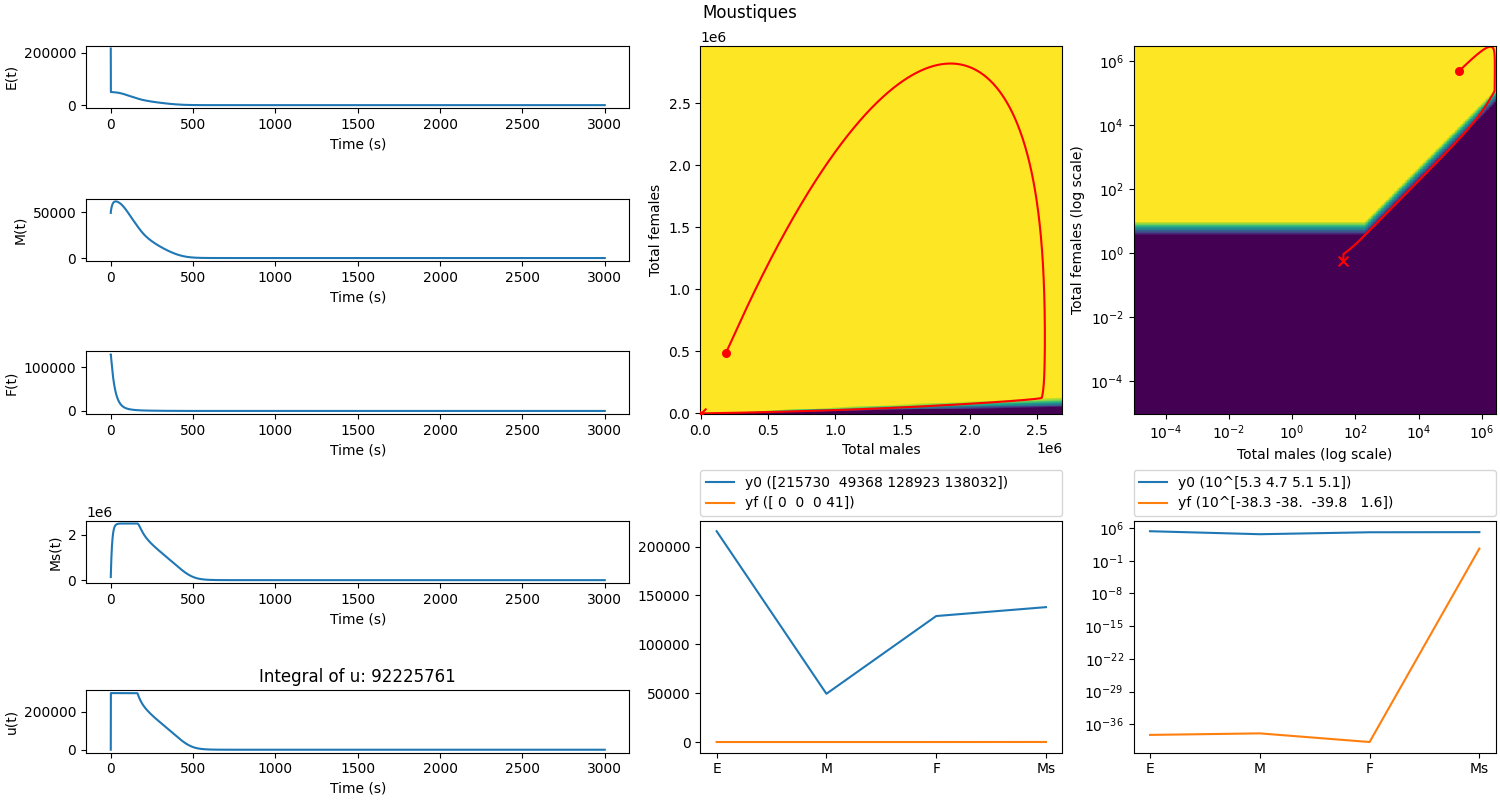

The script that saved this image:
import numpy as np
import matplotlib.pyplot as plt
from matplotlib.gridspec import GridSpec

from models.sim_ode_discrete import SimODEDiscrete


sim = SimODEDiscrete(
    K=50578.0,
    y0=lambda x: np.random.uniform(low=0.0, high=250000, size=4),
    dt=1e-2,
)
sim.reset()

# def get_action(MMS, F, noise=False):
#    action = 0
#    if MMS < 200:
#        if F == 0 or np.log(F) < np.log(200) - 4:
#            action = 5
#        elif np.log(F) < np.log(200) - 3:
#            action = 300000 * (4 + np.log(F / 200))
#        else:
#            action = 300000
#    else:
#        if F == 0 or np.log(MMS) > np.log(F) + 4:
#            action = 5
#        elif np.log(MMS) > np.log(F) + 3:
#            action = 300000 * (4 - np.log(MMS / F))
#        else:
#            action = 300000
#    if noise:
#        action += np.random.normal(loc=0.0, scale=10.0)
#    return action

# def get_action(total_males, total_females):
#     if total_males < 200:
#         if total_females == 0 or np.log(total_females) < np.log(200) - 4:
#             action = 0
#         else:
#             action = 200000
#     else:
#         if total_females == 0 or np.log(total_males) > np.log(total_females) + 4:
#             action = 0
#         else:
#             action = 200000
#     return action

def get_action(total_males, total_females, u_min=0.0001, u_max=500000):
    if total_females == 0 or (total_males != 0 and np.log(total_males / total_females) > 4):
        action = u_min
    else:
        action = u_max  # limite 165435
    return action


if False:
    u_lst = []
    while sim.t <= 3000:
        total_males = sim.y[1] + sim.y[3]
        total_females = sim.y[2] * (1 + sim.gammas * sim.y[3] / sim.y[1])
        action = get_action(total_males, total_females)
        u_lst.append(action)
        sim.step(u=[action])

    y_lst = np.array(sim.y_lst)
    t_lst = np.array(sim.t_lst)
    u_lst = np.array([0] + u_lst)

    fig = plt.figure(layout='constrained', figsize=(15, 8))

    gs = GridSpec(5, 7, figure=fig)

    for k in range(5):
        ax = fig.add_subplot(gs[k, :3])
        ax.plot(t_lst, y_lst[:, k] if k < 4 else u_lst)
        ax.set_xlabel('Time (s)')
        ax.set_ylabel(['E(t)', 'M(t)', 'F(t)', 'Ms(t)', 'u(t)'][k])
        if k == 4:
            ax.set_title(f'Integral of u: {int(np.sum(u_lst) * sim.dt)}')

    for k in range(2):
        ax = fig.add_subplot(gs[:3, 3+2*k:5+2*k])

        total_males = y_lst[:, 1] + y_lst[:, 3]
        total_females = y_lst[:, 2] * (1 + sim.gammas * y_lst[:, 3] / y_lst[:, 1])

        ax.plot(total_males, total_females, 'r')
        ax.scatter(total_males[0], total_females[0], s=30,
                marker='o', color='r', zorder=100)
        ax.scatter(total_males[-1], total_females[-1], s=50,
                marker='x', color='r', zorder=100)

        x_total_males = [np.linspace, np.geomspace][k] \
            (*np.maximum(1e-5, ax.get_xlim()), 500)
        y_total_females = [np.linspace, np.geomspace][k] \
            (*np.maximum(1e-5, ax.get_ylim()), 500)
        X, Y = np.meshgrid(x_total_males, y_total_females)
        Z = np.zeros((len(x_total_males), len(y_total_females)))
        for i in range(len(x_total_males)):
            for j in range(len(y_total_females)):
                Z[j, i] = get_action(x_total_males[i], y_total_females[j])
        pcm = ax.pcolormesh(X, Y, Z)

        ax.set_xlabel('Total males' + (' (log scale)' if k == 1 else ''))
        ax.set_ylabel('Total females' + (' (log scale)' if k == 1 else ''))

        if k == 1:
            ax.set_xscale('log')
            ax.set_yscale('log')

    for k in range(2):
        ax = fig.add_subplot(gs[3:, 3+2*k:5+2*k])
        ax.plot(y_lst[0], label=f'y0 ({"10^" if k == 1 else ""}{y_lst[0].astype(int) if k == 0 else np.round(np.log10(y_lst[0]), 1)})')
        ax.plot(y_lst[-1], label=f'yf ({"10^" if k == 1 else ""}{y_lst[-1].astype(int) if k == 0 else np.round(np.log10(y_lst[-1]), 1)})')
        plt.xticks(ticks=[0, 1, 2, 3], labels=['E', 'M', 'F', 'Ms'])
        if k == 1:
            ax.set_yscale('log')
        ax.legend(bbox_to_anchor=(0., 1.02, 1., .102), loc='lower left', mode="expand", borderaxespad=0.)

    fig.suptitle('Moustiques')
    plt.savefig('moustiques.png')



if True:
    def compute_norm_sum(y):
        return np.linalg.norm(y[0]) + np.linalg.norm(y[1]) + np.linalg.norm(y[2])

    u_mins = [0, 10**-3, 1, 5]
    u_max = 300000
    t_max = 2000
    random_y0 = np.random.uniform(low=0.0, high=10 * 50000, size=4)

    fig, axs = plt.subplots(len(u_mins), figsize=(12, 6), dpi=200)

    for i, u_min in enumerate(u_mins):
        sim = SimODEDiscrete(K=50000.0, y0=lambda x: np.copy(random_y0), dt=1e-2)
        sim.reset()
        
        current_t_lst = []
        current_norm_EFM_lst = []
        current_u_lst = []
        
        while sim.t <= t_max:
            total_males = sim.y[1] + sim.y[3]
            total_females = sim.y[2] * (1 + sim.gammas * sim.y[3] / sim.y[1])
        
            action = get_action(total_males, total_females, u_min, u_max)  # Replace 0, 0 with your logic
            sim.step(u=[action])
            
            current_t_lst.append(sim.t)
            current_norm_EFM_lst.append(compute_norm_sum(sim.y))
            current_u_lst.append(action)

        axs[i].plot(current_t_lst, current_norm_EFM_lst, label=r'$\|E(t), M(t), F(t)\|_2$', color='blue', zorder=1)
        axs[i].set_ylabel(r'$\|E(t), M(t), F(t)\|_2$', color='blue')
        axs[i].tick_params(axis='y', labelcolor='blue')
        axs[i].grid(True)

        ax2 = axs[i].twinx()
        ax2.plot(current_t_lst, current_u_lst, label=r'$u(t)$', color='red', zorder=2, alpha=0.6) #  linestyle='--')
        ax2.set_ylabel(f'u(t)', color='red')
        ax2.set_yticks([u_min, u_max], [str(u_min), str(u_max)])
        ax2.tick_params(axis='y', labelcolor='red')

    axs[-1].set_xlabel('Time (s)')
    plt.tight_layout()
    plt.savefig('norm_and_action_by_time_by_u_min.png')
    plt.show()